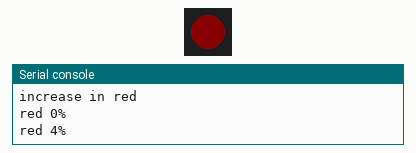
A program run on a simulated CircuitPython board. Shown: 1 RGB LEDs in strip order, left to right, the last lines printed to the serial console. Dim RGB values are drawn brighter than linear.

Above: at 0.11 s.
At 4.0 s:
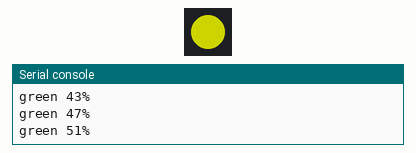
At 7.9 s:
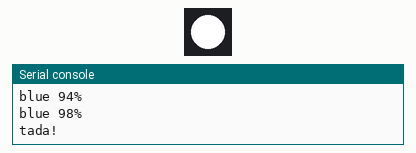
At 10.9 s:
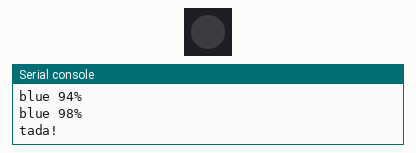
Timing chart, 0 to 12.4 s (numbered marks = the images above):
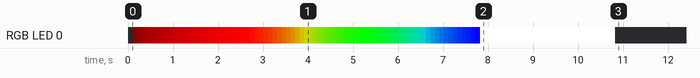

The program:

code.py
```python
import time
import board
import neopixel

speed = 0.1  # seconds

pixels = neopixel.NeoPixel(board.NEOPIXEL, 1)
print(pixels)

# Get the steps in color from 0 to 255 (max color)
color_max = 255
color_step_size = 10
color_values = list(range(0, color_max, color_step_size))


# Increase the red color values 0 to 255
print('increase in red')
for value in color_values:
    pixels[0] = (value, 0, 0)
    print('red {:.0%}'.format(value / color_max))
    time.sleep(speed)


# Increase the green color values 0 to 255
print('increase in green, decrease red')
for value in color_values:
    pixels[0] = (255 - value, value, 0)
    print('green {:.0%}'.format(value / color_max))
    time.sleep(speed)


# Increase the blue color values 0 to 255
print('increase in blue, decrease green')
for value in color_values:
    pixels[0] = (0, 255 - value, value)
    print('blue {:.0%}'.format(value / color_max))
    time.sleep(speed)


# Set the color to white
print('tada!')
pixels[0] = (255, 255, 255)
time.sleep(3)

# Turn off pixel
pixels[0] = (0, 0, 0)
while True:
    continue
```
